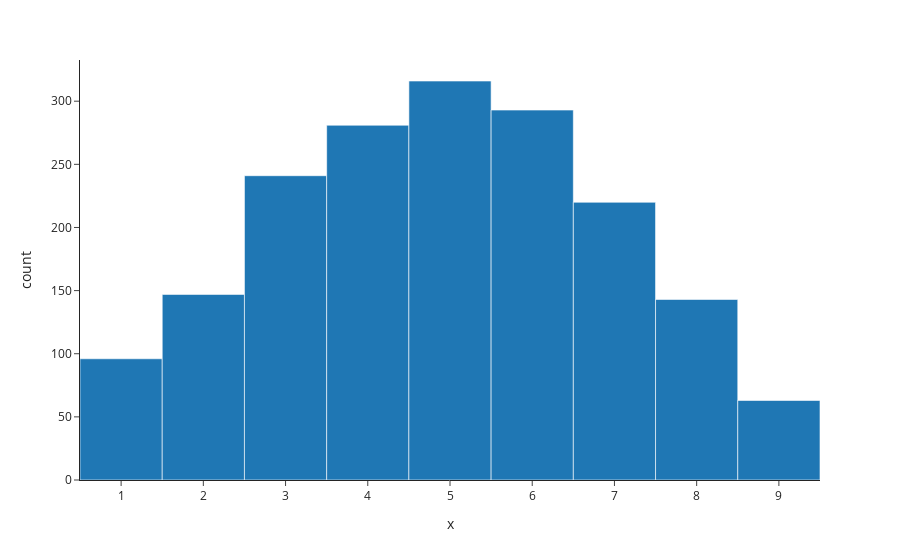

The notebook cell saved with this chart:
### Code cell
px.histogram(x=thetas.QUALITY)

### Figure 1 — Plotly figure (JSON) as saved in the notebook; plotly's stock layout.template omitted (floating-point values rounded to 4 significant figures; data arrays with more than 128 entries replaced by an {"elided": "..."} marker saying what was removed)
{"data": [{"alignmentgroup": "True", "bingroup": "x", "hovertemplate": "x=%{x}<br>count=%{y}<extra></extra>", "legendgroup": "", "marker": {"color": "#1F77B4", "pattern": {"shape": ""}}, "name": "", "offsetgroup": "", "orientation": "v", "showlegend": false, "type": "histogram", "x": {"elided": "1800 int values"}, "xaxis": "x", "yaxis": "y"}], "layout": {"barmode": "relative", "legend": {"tracegroupgap": 0}, "margin": {"t": 60}, "xaxis": {"anchor": "y", "domain": [0, 1], "title": {"text": "x"}}, "yaxis": {"anchor": "x", "domain": [0, 1], "title": {"text": "count"}}}}
